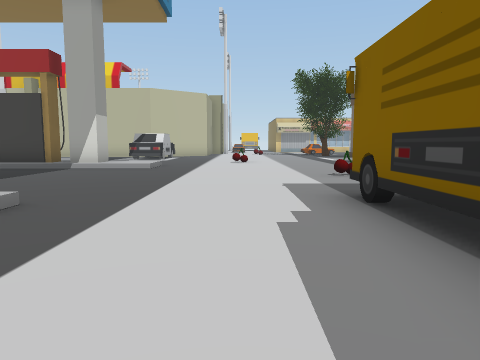
View 1 (above)

24 first-person views from a walk through a Unity game level. The camera is 1.3 m above the floor, tilts 6° down and sees 70° across. The floor is counted in squares, 2 m on a side. Each view is taken from the middle of a square. On the plan, view 1 faces up. The plan holds only what a view shows up to about 10 squares ahead; the rest is blank. The place goes on beyond the plan. Some animated figures are not drawn. Some surface patterns are stand-ins.

View 2
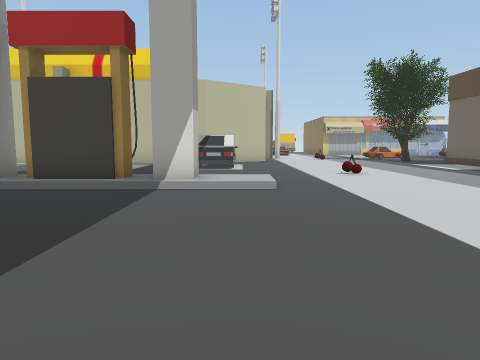

View 3
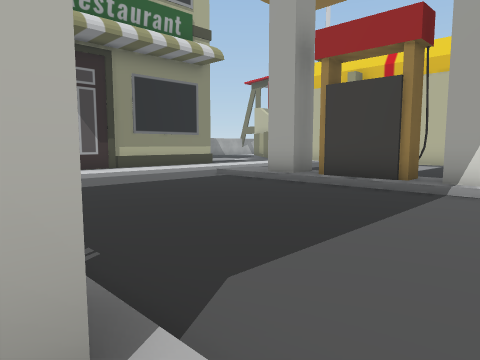

View 4
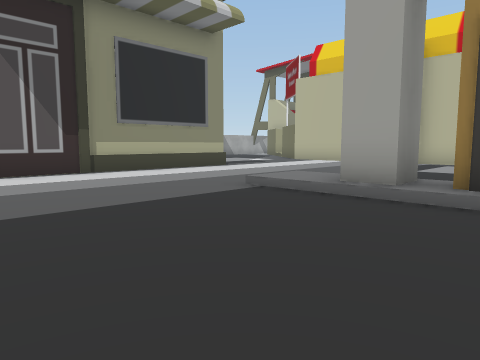

View 5
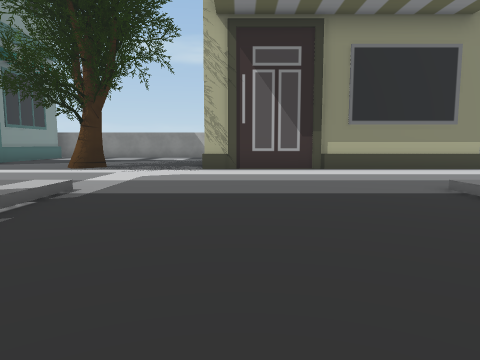

View 6
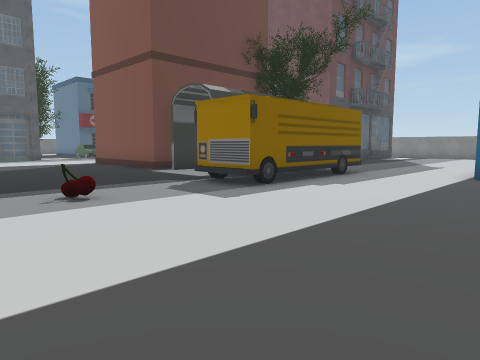

View 7
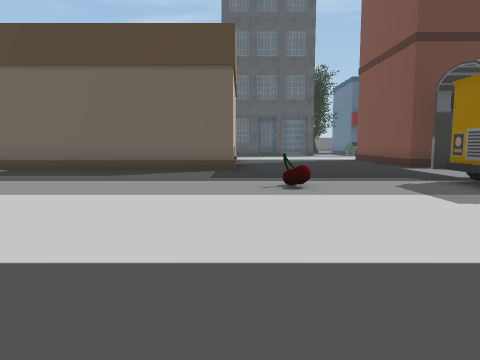

View 8
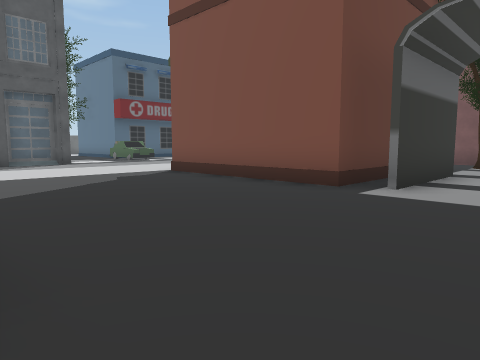

View 9
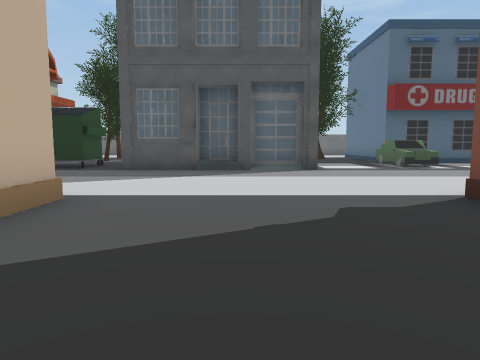

View 10
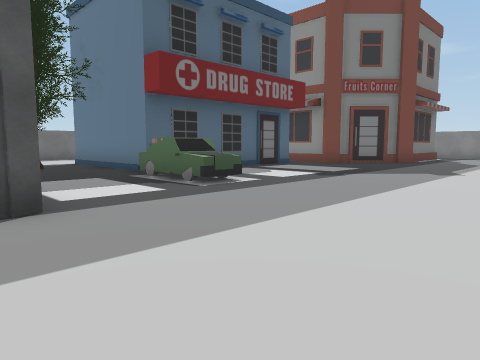

View 11
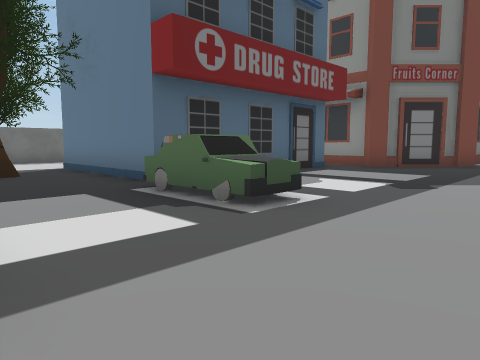

View 12
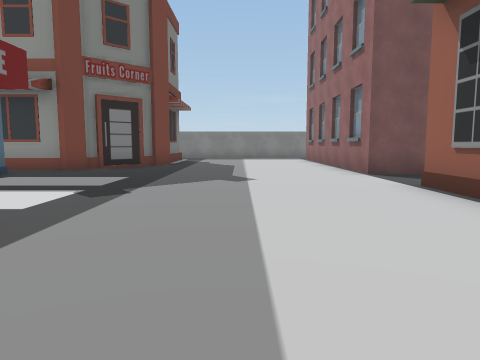

View 13
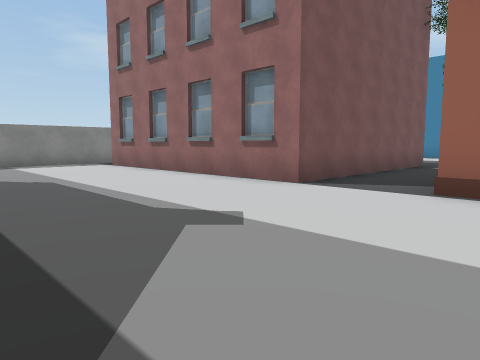

View 14
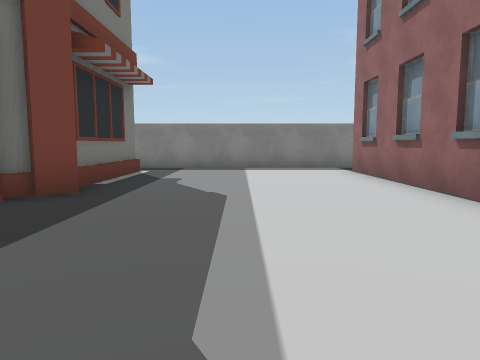

View 15
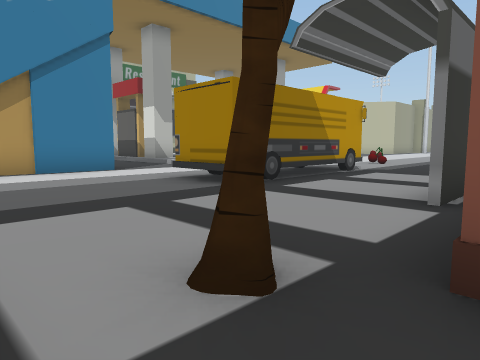

View 16
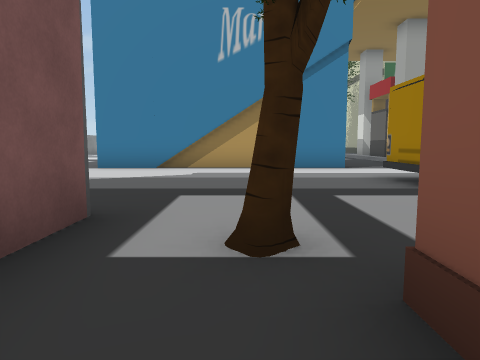

View 17
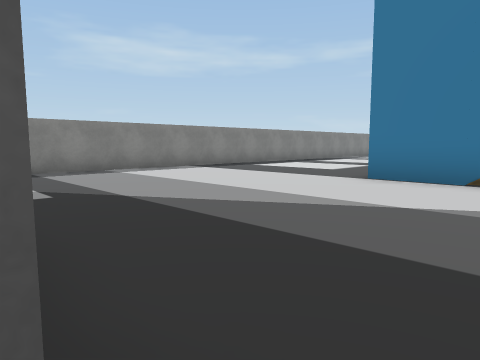

View 18
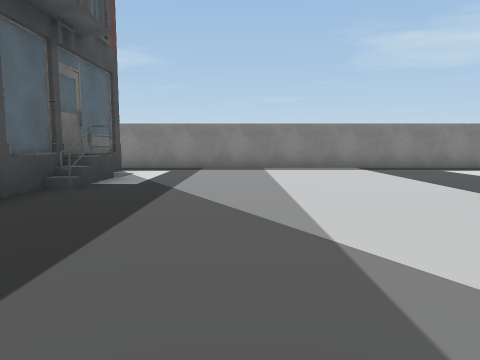

View 19
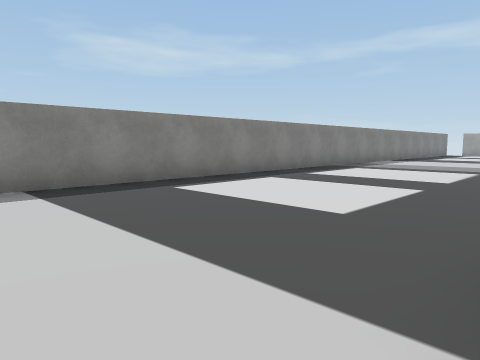

View 20
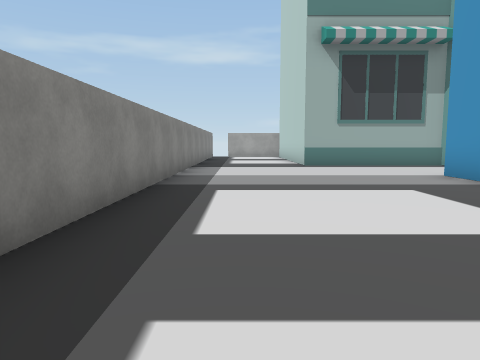

View 21
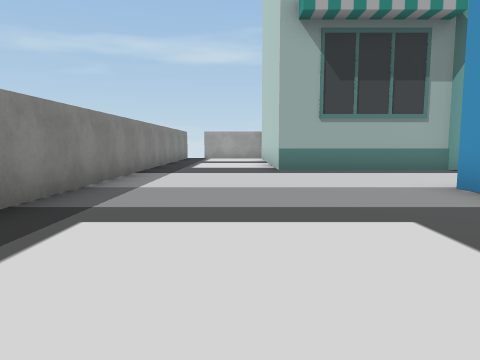

View 22
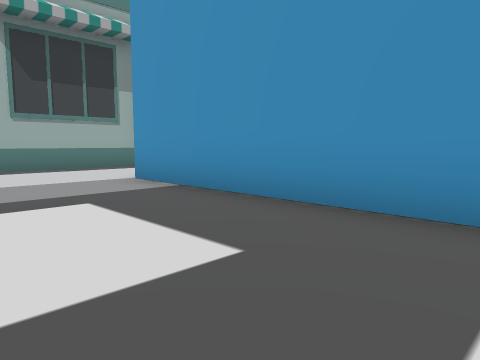

View 23
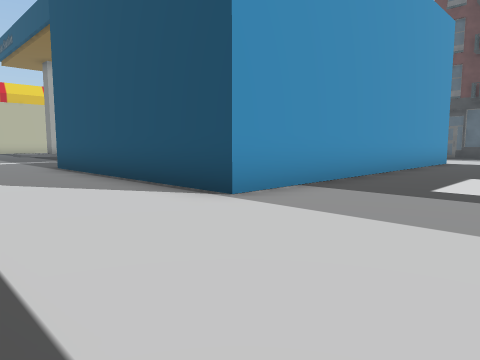

View 24
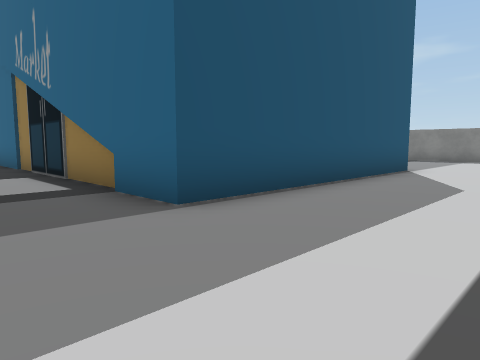

### Floor plan
Key: @ floor where view 1 was taken; # wall or solid block; x gap in a wall; . main floor; : floor 0.25 m higher than the main floor; / step, stairs or slope; B bus; U building; T tree; I bin; C car; O other object.
Columns run from 15 left of view 1 to 25 right of it. Each row starts with its distance up from view 1.
 14                      #
 13    ...     ..........#
 12  U....    .....O.....#          I
 11  U...        ........#          I
 10  U.../:#x#x#:........#       ....
  9  U...////////........#   ##....#
  8  U..................... .......#
  7  U...............O.............#
  6  U.............................#
  5  U.............................#
  4 .................BB............U
  3 ...../:    #:....BB..O#####..........T
  2 T....        ....BB..O#    ..............
  1 ..........   ....BB..O#    .....CC.......
  0 ....###........@.BB..O     ......  ####
 -1  ...# ########........    #....... #
 -2   ..#        #........#   #........#
 -3   ..#        #.......T.............#
 -4   ..#        #.....................#
 -5 UU..#        #......      #.........
 -6 U...##########......      #......###
 -7 U...................#     #.....##
 -8 U...................#     #.....#
 -9 U...................#     #.....#
-10 ....................U     #.....#
-11 ....................#     #.....#
-12 .....................     ......
-13 #####################     #######

Where each view was taken, in squares from view 1:
view 1: 0 up, 0 right, facing up
view 2: 3 up, 3 left, facing up
view 3: 3 up, 3 left, facing up-left
view 4: 5 up, 6 left, facing up-left
view 5: 6 up, 5 left, facing left
view 6: 9 up, 3 left, facing down-right
view 7: 8 up, 3 left, facing right
view 8: 8 up, 4 right, facing down-right
view 9: 6 up, 7 right, facing right
view 10: 5 up, 12 right, facing down-right
view 11: 4 up, 14 right, facing down-right
view 12: 3 up, 14 right, facing down
view 13: 1 down, 16 right, facing down-left
view 14: 3 down, 14 right, facing down
view 15: 4 down, 7 right, facing up-left
view 16: 3 down, 8 right, facing left
view 17: 4 down, 5 right, facing down-left
view 18: 3 down, 2 right, facing down
view 19: 7 down, 0 right, facing down-left
view 20: 11 down, 4 left, facing left
view 21: 10 down, 6 left, facing left
view 22: 10 down, 5 left, facing up-left
view 23: 10 down, 14 left, facing up-right
view 24: 2 up, 14 left, facing down-right
